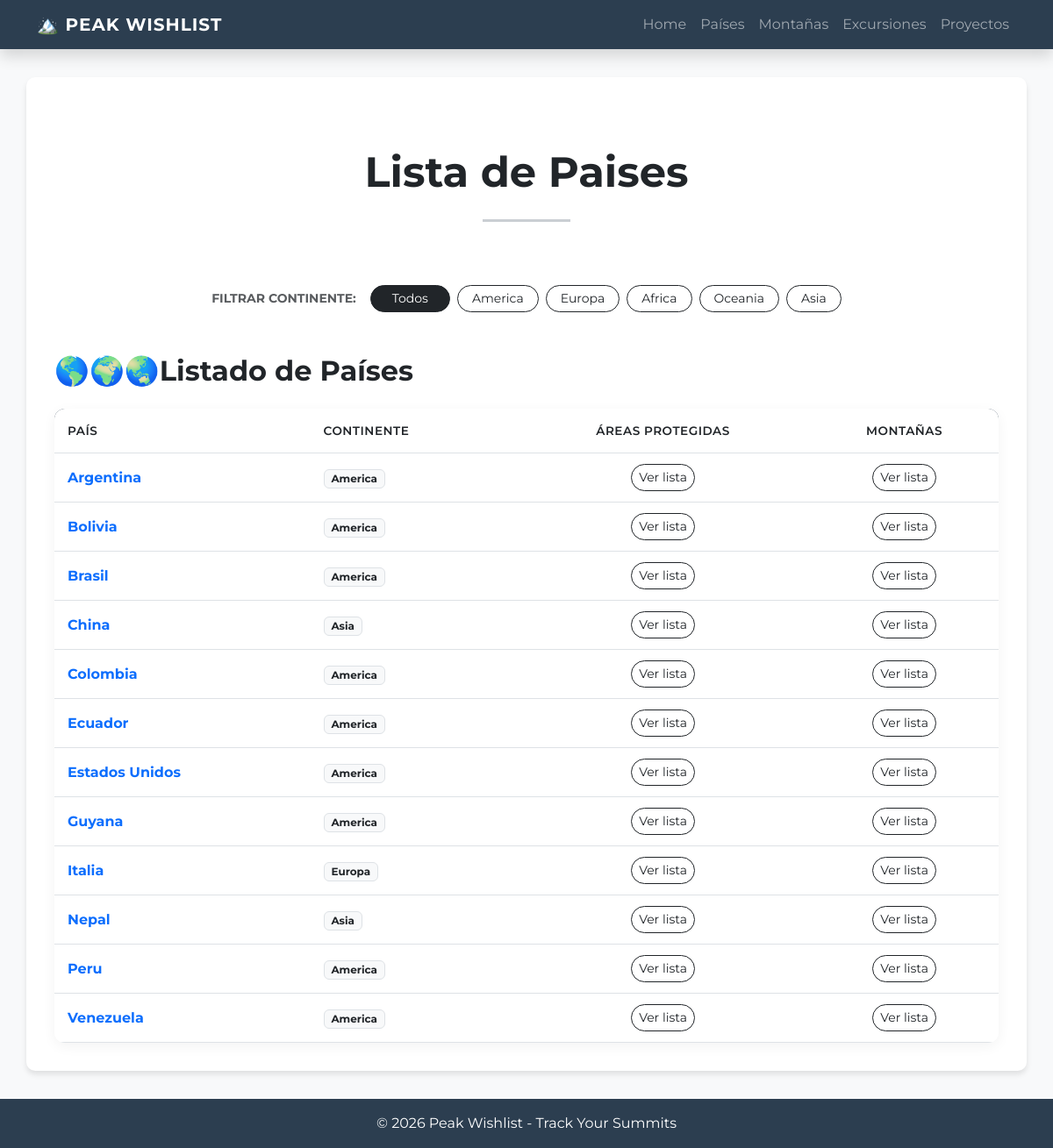
Page /paises/ on the earlier database version.
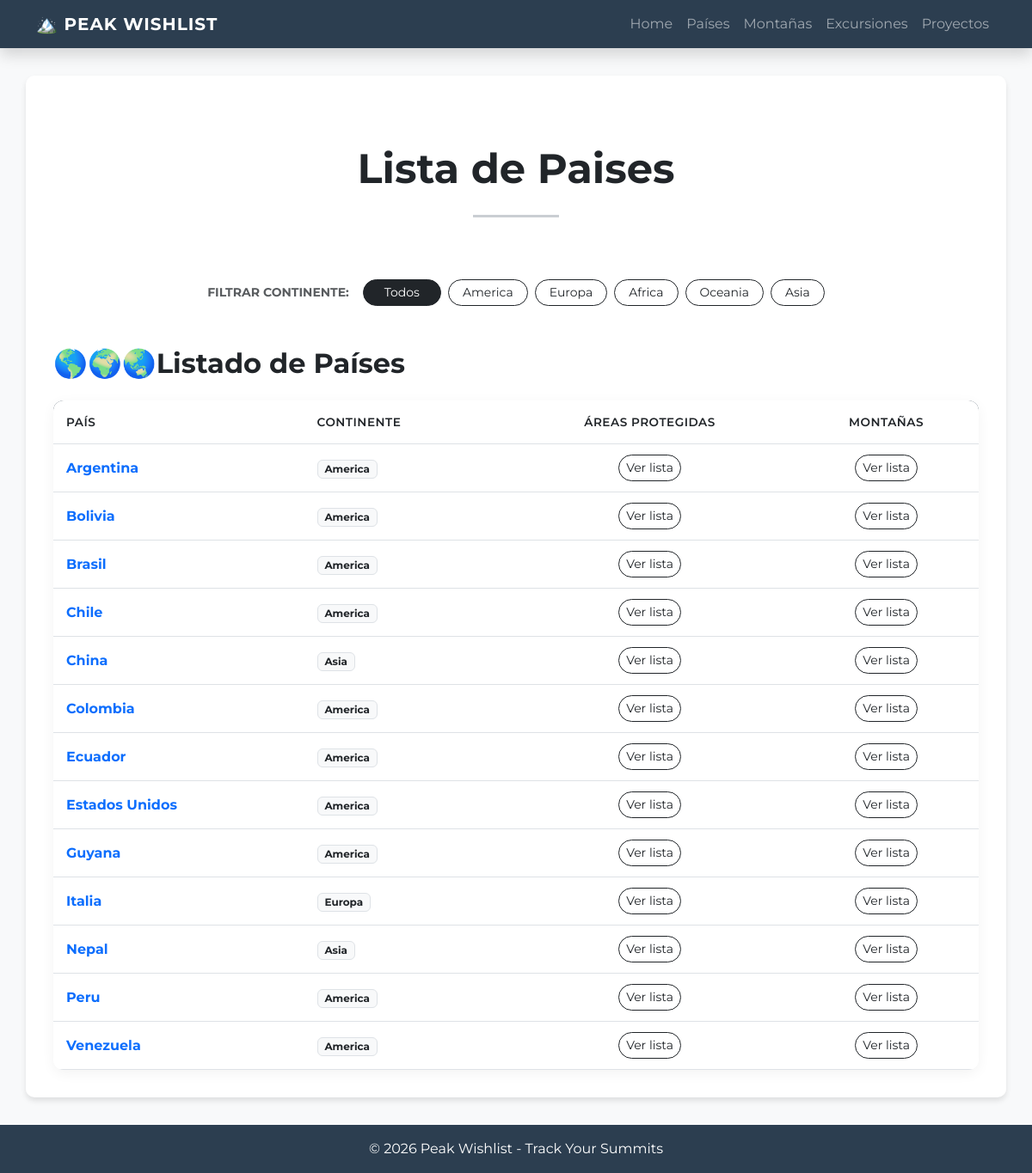
Same page on the later database version.
### peak_wishlist/models.py (models this page shows, shortened)
class Pais(models.Model):
    class Continente(models.TextChoices):
        AMERICA = 'America'
        EUROPA = 'Europa'
        AFRICA = 'Africa'
        OCEANIA = 'Oceania'
        ASIA = 'Asia'
    nombre = models.CharField(max_length= 50)
    continente = models.CharField(max_length=20, choices=Continente.choices, null=False)
    class Meta:
        verbose_name="Pais"
        verbose_name_plural="Paises"

### peak_wishlist/views/pais.py (the view)
# urls.py: path("paises/", pais.PaisList.as_view(), name="paises"),
class  PaisList(ListView):
    model = Pais
    template_name = "peak_wishlist/paises.html"
    context_object_name = "paises"
    def get_queryset(self) -> QuerySet[Any]:
        continente = self.kwargs.get('continente')
        if continente:
            return Pais.objects.filter(continente=continente).order_by('nombre')
        return Pais.objects.order_by('nombre')
    def get_context_data(self, **kwargs):
        context = super().get_context_data(**kwargs)
        context['continentes'] = Pais.Continente.choices
        context['continente_actual'] = self.kwargs.get('continente')
        return context

### peak_wishlist/templates/peak_wishlist/paises.html (shortened to what this page needs)
{% extends 'peak_wishlist/base.html' %}
{% block contenido %}
<div class="text-center py-5">
    <h3 class="display-5 fw-bold text-dark">Lista de Paises</h3>
    <hr class="my-4 mx-auto" style="width: 100px; border-top: 3px solid #2c3e50;">
</div>
<div class="container mb-5">
    <div class="d-flex flex-column flex-md-row align-items-center justify-content-center gap-3">
        <span class="text-muted fw-bold text-uppercase small"> Filtrar continente:</span>
        <div class="d-flex flex-wrap justify-content-center gap-2">
            <a href="{% url 'peak_wishlist:paises' %}"
               class="btn btn-sm {% if not continente_actual %}btn-dark{% else %}btn-outline-dark{% endif %} rounded-pill px-4">
               Todos
            </a>
            {% for valor, etiqueta in continentes %}
                <a href="{% url 'peak_wishlist:paises_por_continente' valor %}"
                   class="btn btn-sm {% if continente_actual == valor %}btn-dark{% else %}btn-outline-dark{% endif %} rounded-pill px-3">
                    {{ etiqueta }}
                </a>
            {% endfor %}
        </div>
    </div>
</div>
<h2 class="mb-4 text-dark fw-bold">🌎🌍🌏Listado de Países</h2>
<div class="table-container-custom table-responsive">
    <table class="table table-custom mb-0">
        <thead>
            <tr>
                <th>País</th>
                <th>Continente</th>
                <th class="text-center">Áreas Protegidas</th>
                <th class="text-center">Montañas</th>
            </tr>
        </thead>
        <tbody>
            {% for pais in paises %}
            <tr>
                <td class="fw-bold text-primary">{{ pais.nombre }}</td>
                <td>
                    <span class="badge bg-light text-dark border">
                        {{ pais.continente }}
                    </span>
                </td>
                <td class="text-center">
                    <a href="{% url 'peak_wishlist:parques_por_pais' pais.id %}" class="btn btn-sm btn-outline-dark rounded-pill">Ver lista</a>
                </td>
                <td class="text-center">
                    <a href="{% url 'peak_wishlist:montanas_por_pais' pais.id %}" class="btn btn-sm btn-outline-dark rounded-pill">Ver lista</a>
                </td>
            </tr>
            {% empty %}
            <tr>
                <td colspan="5" class="text-center py-4 text-muted">
                    No hay países registrados todavía.
                </td>
            </tr>
            {% endfor %}
        </tbody>
    </table>
</div>
{% endblock contenido %}

Differences in the rows shown:
added Pais: nombre "Chile", continente "America"
